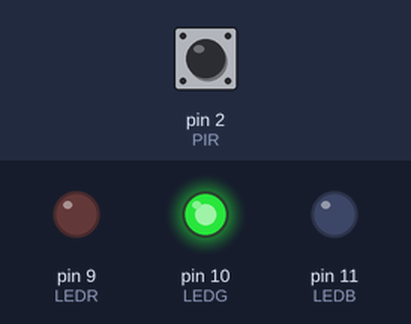
The program below on a simulated Arduino Uno, built with avr-gcc and run on an emulated ATmega328P. Parts: output pins drawn as LEDs (lit = HIGH). Inputs (shaded band) come from the test bench; at power-on: pin 2 (PIR) LOW.

Above: at 1.2 s.
1.3 s: pin 2 (PIR) pulsed HIGH 5 times (0.12 s each, 0.3 s apart)
At 2.6 s:
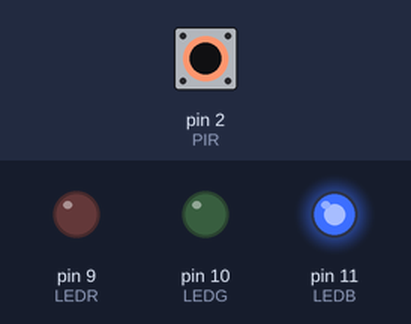
4.3 s: pin 2 (PIR) driven HIGH
At 5.6 s:
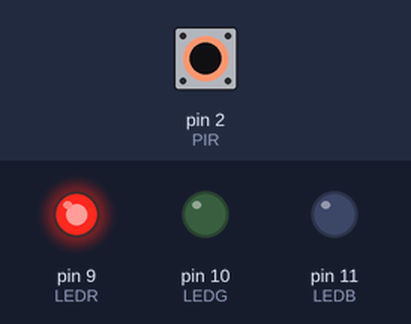
Timing chart, 0 to 7.3 s (numbered marks = the images above; inputs shaded):
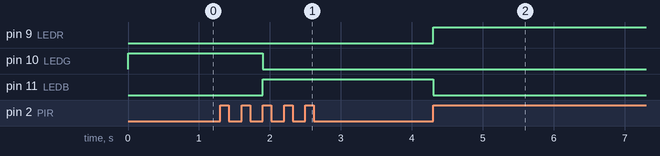

Measured:
- after the input at 1.3 s, pin 10 (LEDG): HIGH → LOW after 0.60 s; pin 11 (LEDB): LOW → HIGH after 0.60 s
- after the input at 4.3 s, pin 9 (LEDR): LOW → HIGH at once; pin 11 (LEDB): HIGH → LOW at once

The program:

main.cpp
```cpp
#include <Arduino.h>
#define LEDR 9
#define LEDG 10
#define LEDB 11
//#define LEDSYSTEM 13
#define PIR 2

volatile int ileRazy = 0;

void przerwanie() {
  /* wersja 1
  digitalWrite(LEDG, HIGH);
  digitalWrite(LEDR, LOW);
  */
  ileRazy++;
}

void setup() {
  pinMode(LEDR, OUTPUT);
  pinMode(LEDG, OUTPUT);
  pinMode(LEDB, OUTPUT);
  //pinMode(LEDSYSTEM, OUTPUT);
  pinMode(PIR, INPUT);

  digitalWrite(LEDR, LOW);
  digitalWrite(LEDG, HIGH);
  digitalWrite(LEDB, LOW);

  attachInterrupt(digitalPinToInterrupt(2), przerwanie, RISING);
}

void loop() {
  /* wersja 1
  digitalWrite(LEDSYSTEM, HIGH);
  delay(500);
  digitalWrite(LEDSYSTEM, LOW);
  delay(500);
  */
 if (ileRazy < 3) {
    digitalWrite(LEDR, LOW);
    digitalWrite(LEDG, HIGH);
    digitalWrite(LEDB, LOW);
  } else if (ileRazy < 6) {
    digitalWrite(LEDR, LOW);
    digitalWrite(LEDG, LOW);
    digitalWrite(LEDB, HIGH);
  } else {
    digitalWrite(LEDR, HIGH);
    digitalWrite(LEDG, LOW);
    digitalWrite(LEDB, LOW);
  }
}
```
